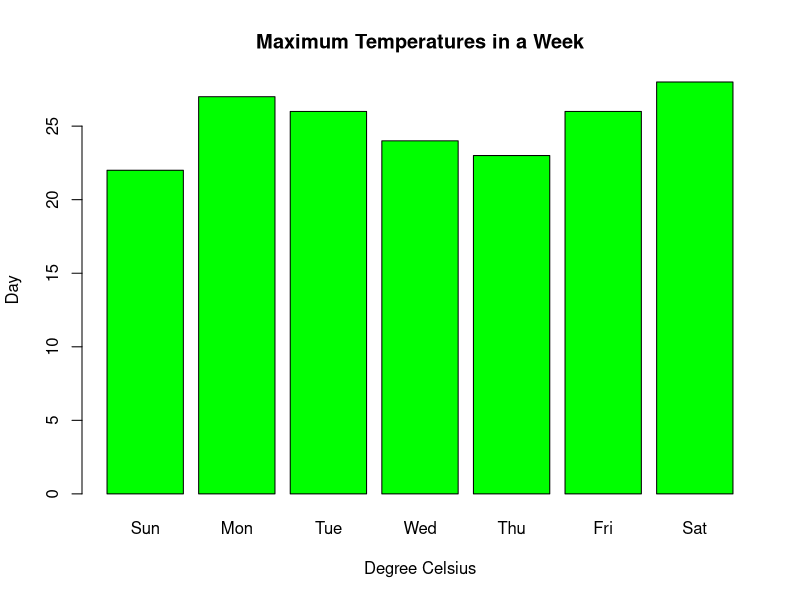

Here is the R script that generated this plot:
temperatures<-c(22,27,26,24,23,26,28)
result<-barplot(temperatures,
                main="Maximum Temperatures in a Week",
                xlab="Degree Celsius",
                ylab="Day",
                names.arg=c("Sun","Mon","Tue","Wed","Thu","Fri","Sat"),col="green")

print(result)